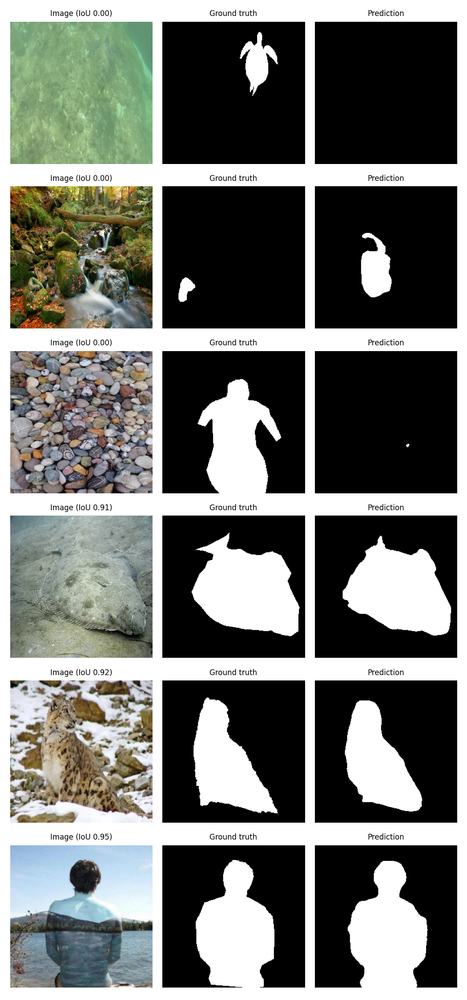
#> input picture aiml/training/test_examples.png, 467 x 1000 px, shrunk from 1050 x 2250 before the run; its folder holds only this picture in this run
$ python -i contrast_enhancement.py   (imports and definitions only)
#> lines starting #> are read from the running program, lines starting #| are printed output that depends on the picture
#> further down, picture is the input picture: shape (1000, 467, 3); mean B, G, R 112.3, 116.5, 114.4
"""Adaptive contrast enhancement and illumination correction."""

import cv2
import numpy as np


def apply_clahe(image: np.ndarray, clip_limit: float = 2.5, tile_grid_size: tuple[int, int] = (8, 8)) -> np.ndarray:
    """Enhance localized contrast using Contrast Limited Adaptive Histogram Equalization.

    Operates on the L-channel in LAB space to preserve natural chromatic balances.
    """
#> called with clip_limit = 2.5, tile_grid_size = (8, 8)
    if len(image.shape) == 2:
        clahe = cv2.createCLAHE(clipLimit=clip_limit, tileGridSize=tile_grid_size)
        return clahe.apply(image)

    # Convert BGR to LAB color space
    lab = cv2.cvtColor(image, cv2.COLOR_BGR2LAB)
#> lab: shape (1000, 467, 3); mean of channels 0, 1, 2 117.8, 126.7, 130.1
    l_channel, a_channel, b_channel = cv2.split(lab)
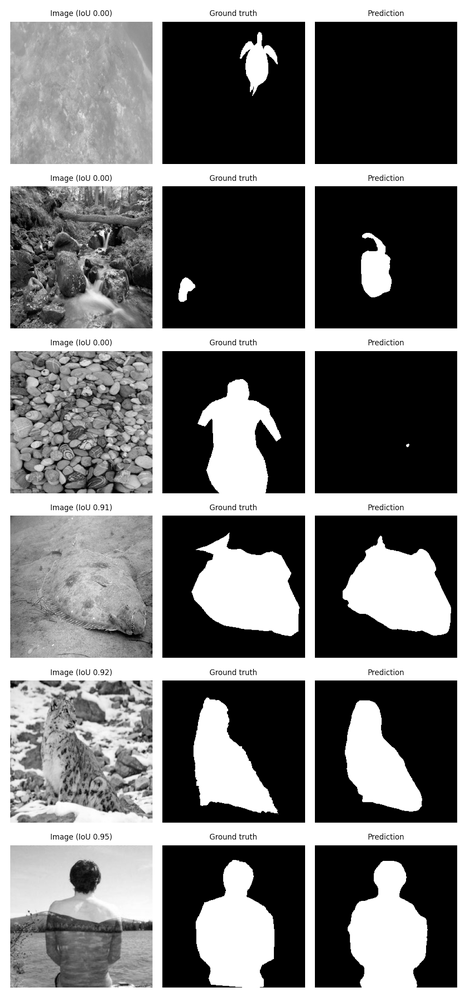
#> l_channel: shape (1000, 467); min 0, max 255, mean 117.8
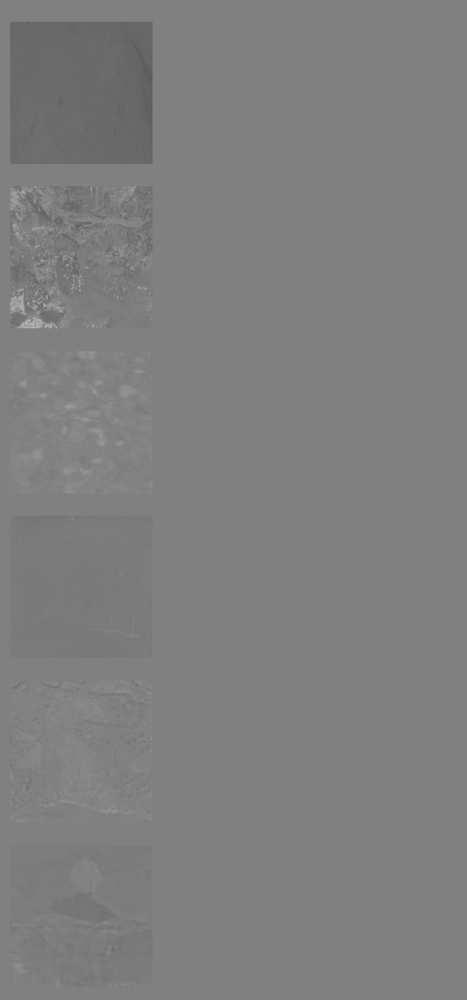
#> a_channel: shape (1000, 467); min 91, max 183, mean 126.7
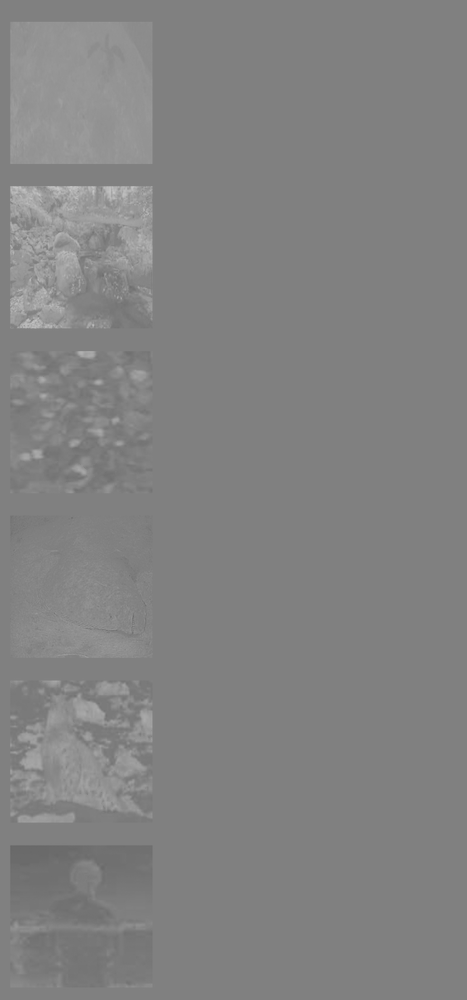
#> b_channel: shape (1000, 467); min 103, max 198, mean 130.1

    clahe = cv2.createCLAHE(clipLimit=clip_limit, tileGridSize=tile_grid_size)
    l_enhanced = clahe.apply(l_channel)
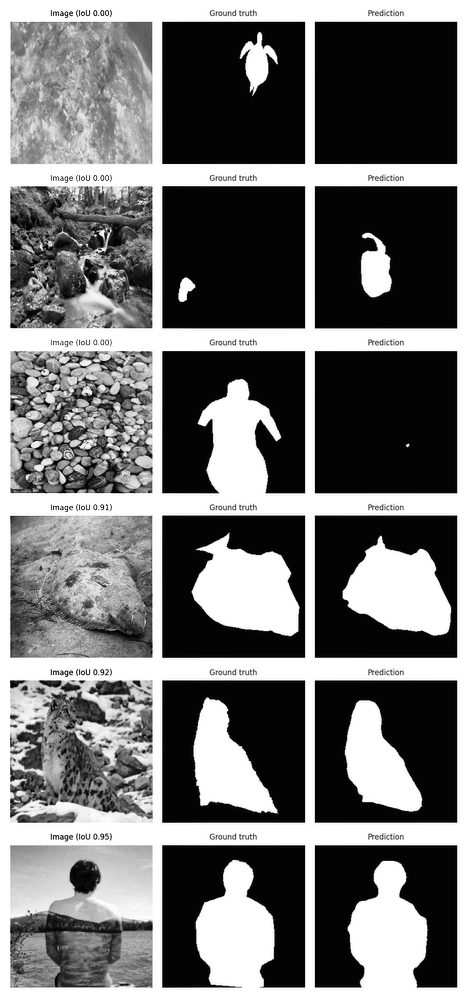
#> l_enhanced: shape (1000, 467); min 0, max 255, mean 115.7

    merged = cv2.merge([l_enhanced, a_channel, b_channel])
#> merged: shape (1000, 467, 3); mean of channels 0, 1, 2 115.7, 126.7, 130.1
    return cv2.cvtColor(merged, cv2.COLOR_LAB2BGR)
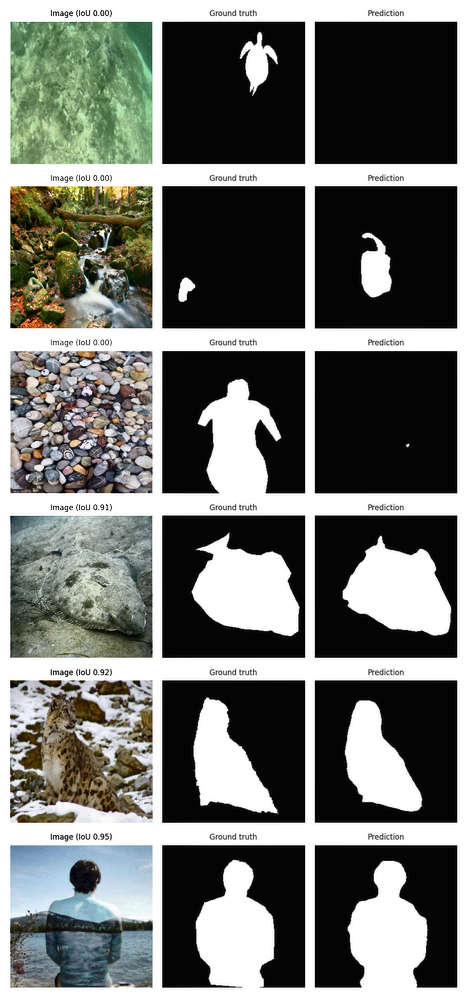
#> returned value: shape (1000, 467, 3); mean B, G, R 110.8, 114.9, 112.8


def normalize_illumination(image: np.ndarray) -> np.ndarray:
    """Normalize global scene lighting using min-max linear scaling per channel."""
    norm_img = np.zeros_like(image, dtype=np.float32)
    for c in range(image.shape[2] if len(image.shape) == 3 else 1):
        ch = image[:, :, c] if len(image.shape) == 3 else image
        min_val, max_val = np.min(ch), np.max(ch)
        if max_val - min_val > 1e-5:
            norm_ch = (ch - min_val) / (max_val - min_val) * 255.0
        else:
            norm_ch = ch
        if len(image.shape) == 3:
            norm_img[:, :, c] = norm_ch
        else:
            norm_img = norm_ch
    return np.clip(norm_img, 0, 255).astype(np.uint8)

>>> import cv2
>>> picture = cv2.imread('../../aiml/training/test_examples.png')
>>> result = apply_clahe(picture)
